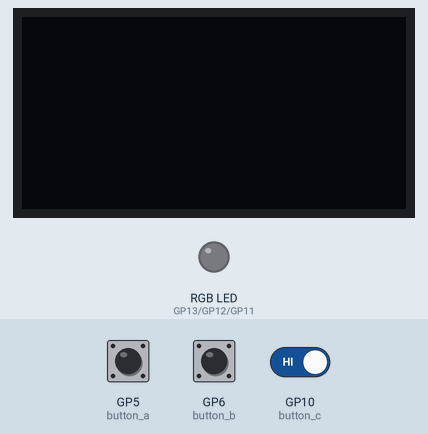
This program was run on a simulated Raspberry Pi Pico running MicroPython. Parts: 128×64 one-colour display, an RGB LED mixed from three pins (HIGH = lit). Inputs (shaded band) come from the test bench; at power-on: GP5 (button_a) HIGH, GP6 (button_b) HIGH, GP10 (button_c) HIGH. Library files of the repository ran but are not shown: ssd1306.py; what the program prints to the serial console is not drawn.

Above: at 1.3 s.
1.4 s: GP5 (button_a) pulled LOW for 0.15 s
At 2.3 s:
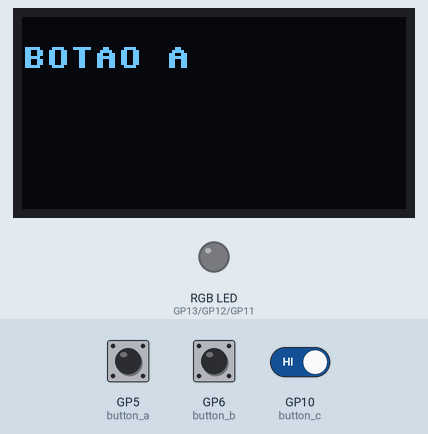
3.0 s: GP6 (button_b) pulled LOW for 1 s
5.5 s: GP5 (button_a) pulled LOW for 1 s
8.0 s: GP6 (button_b) pulled LOW for 0.15 s
9.6 s: GP5 (button_a) driven LOW and GP10 (button_c) driven LOW
At 10.9 s:
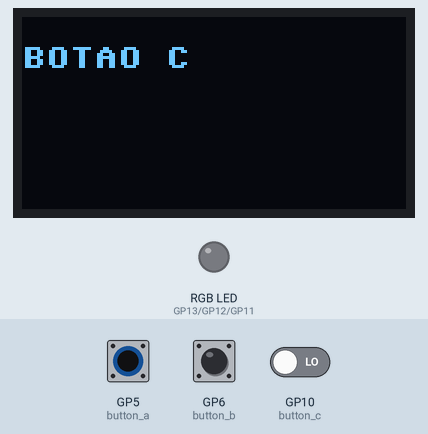
Timing chart, 0 to 12.6 s (numbered marks = the images above; inputs shaded):
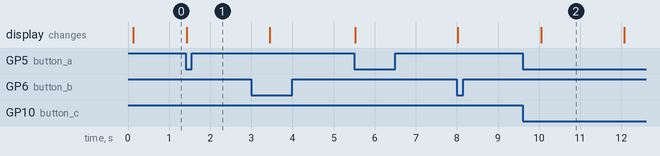

The program:

Teste_Botao.py
```python
from machine import Pin, SoftI2C, ADC, PWM
from ssd1306 import SSD1306_I2C
import time

time.sleep(0.1)

#Define pinos de entrada da tela
i2c = SoftI2C(scl=Pin(15), sda=Pin(14))
#Define tamanho máximo da tela (128 pixels de largura e 64 pixels de altura)
oled = SSD1306_I2C(128, 64, i2c)

# Configuração dos botões
button_a = Pin(5, Pin.IN, Pin.PULL_UP)
button_b = Pin(6, Pin.IN, Pin.PULL_UP)
button_c = Pin(10, Pin.IN, Pin.PULL_UP)

# Configuração do LED RGB
red_led = Pin(13, Pin.OUT)
green_led = Pin(12, Pin.OUT)
blue_led = Pin(11, Pin.OUT)

# Desligando o LED RGB inicialmente
red_led.value(0)
green_led.value(0)
blue_led.value(0)

while True:
    # S o Botão A for pressionado
    print(button_a.value())
    if button_a.value() == 0:
        # Limpa a tela
        oled.fill(0)
        oled.text("BOTAO A",0,10)
        # Atualiza a tela
        oled.show()
        # Espera um pouco
        time.sleep(2)
    else:
        red_led.value(0)
        oled.fill(0)

    # Se o Botão B for pressionado
    print(button_b.value())
    if button_b.value() == 0:
        # Limpa a tela
        oled.fill(0)
        oled.text("BOTAO B",0,10)
        # Atualiza a tela
        oled.show()
        # Espera um pouco
        time.sleep(2)
    else:
        blue_led.value(0)
        oled.fill(0)

    # Se o Botão C for pressionado
    print(button_c.value())
    if button_c.value() == 0:
        # Limpa a tela
        oled.fill(0)
        oled.text("BOTAO C",0,10)
        # Atualiza a tela
        oled.show()
        # Espera um pouco
        time.sleep(2)
    else:
        blue_led.value(0)
        oled.fill(0)
```

Measured:
- after the input at 1.4 s, the display: changes at once (image 1)
- after the input at 9.6 s, the display: changes after 0.45 s (image 2)
- what the display in image 2 shows lasts 2.1 s, from 10.0 s to 12.1 s
